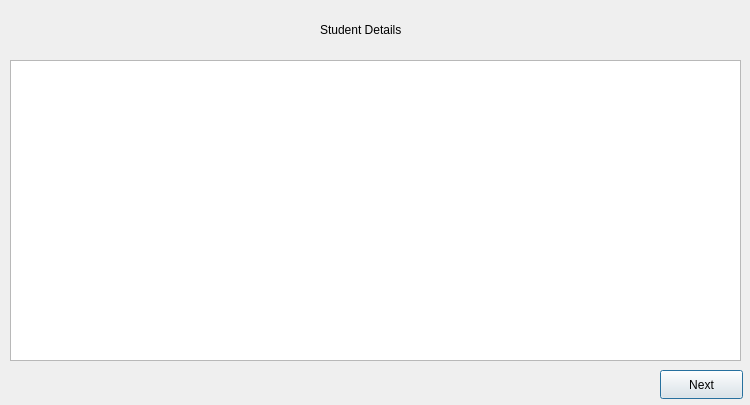
<?xml version="1.0" encoding="UTF-8"?>
<ui version="4.0">
 <class>secondwindow</class>
 <widget class="QDialog" name="secondwindow">
  <property name="geometry">
   <rect>
    <x>0</x>
    <y>0</y>
    <width>750</width>
    <height>405</height>
   </rect>
  </property>
  <property name="windowTitle">
   <string>Dialog</string>
  </property>
  <widget class="QPushButton" name="pushButton">
   <property name="geometry">
    <rect>
     <x>660</x>
     <y>370</y>
     <width>83</width>
     <height>29</height>
    </rect>
   </property>
   <property name="text">
    <string>Next</string>
   </property>
  </widget>
  <widget class="QLabel" name="label">
   <property name="geometry">
    <rect>
     <x>320</x>
     <y>20</y>
     <width>101</width>
     <height>20</height>
    </rect>
   </property>
   <property name="text">
    <string>Student Details</string>
   </property>
  </widget>
  <widget class="QListView" name="listView">
   <property name="geometry">
    <rect>
     <x>10</x>
     <y>60</y>
     <width>731</width>
     <height>301</height>
    </rect>
   </property>
  </widget>
 </widget>
 <resources/>
 <connections/>
</ui>
